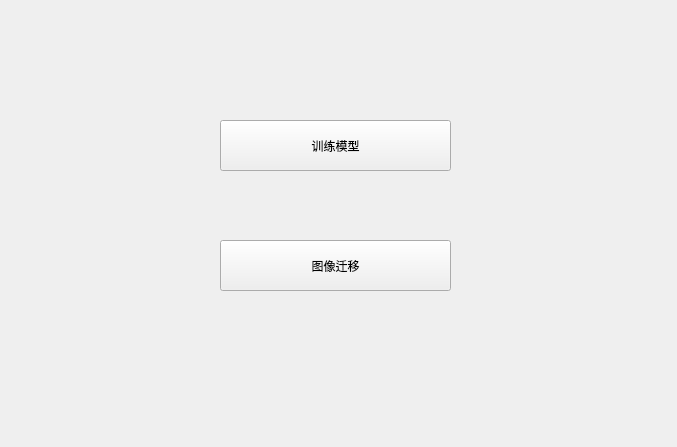
<?xml version="1.0" encoding="UTF-8"?>
<ui version="4.0">
 <class>MainWindow</class>
 <widget class="QMainWindow" name="MainWindow">
  <property name="geometry">
   <rect>
    <x>0</x>
    <y>0</y>
    <width>677</width>
    <height>447</height>
   </rect>
  </property>
  <property name="windowTitle">
   <string>主界面</string>
  </property>
  <widget class="QWidget" name="centralwidget">
   <widget class="QPushButton" name="pushButton">
    <property name="geometry">
     <rect>
      <x>220</x>
      <y>120</y>
      <width>231</width>
      <height>51</height>
     </rect>
    </property>
    <property name="text">
     <string>训练模型</string>
    </property>
   </widget>
   <widget class="QPushButton" name="pushButton_2">
    <property name="geometry">
     <rect>
      <x>220</x>
      <y>240</y>
      <width>231</width>
      <height>51</height>
     </rect>
    </property>
    <property name="text">
     <string>图像迁移</string>
    </property>
   </widget>
  </widget>
  <action name="action">
   <property name="text">
    <string>注册</string>
   </property>
  </action>
  <action name="action_2">
   <property name="text">
    <string>登录</string>
   </property>
  </action>
  <action name="action_3">
   <property name="text">
    <string>关于</string>
   </property>
  </action>
 </widget>
 <resources/>
 <connections/>
</ui>
